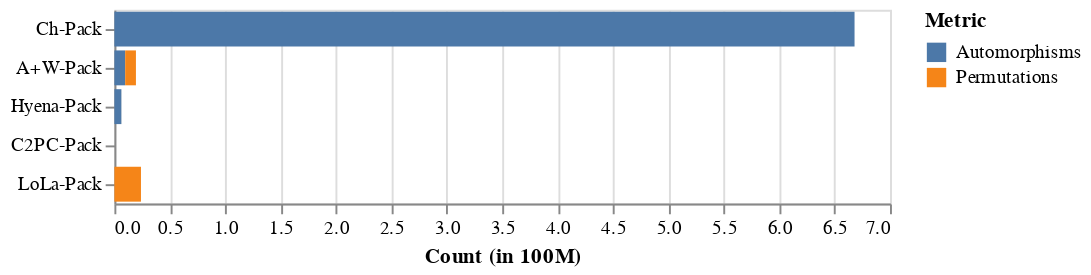

The code cell stored with this chart in its notebook:
### Markdown cell above
# Other Metrics (continued)

### Code cell
SCALE = 100000000
temp_dd = []

# for data in [data_gnmt, data_resnet, data_mobile]:
for data in [data_resnet]:
    # Calls
    structs = ['Stats']
    keys = ['Automorphisms','Permutations']
    # structs = ['KSH', 'MUL', 'NTT']

    for model in data:
        layer_list = list(data[model].keys())[:-1]
        if 'ngraph' in model[0]:
            continue
        if 'f1' not in model[2]:
            continue
        if 'plus' in model[0]:
            continue
        if 'gala' in model[0]:
            continue
        for layer in layer_list:
#             if 'Residual' not in layer:
#                 continue
            for s in structs:
                for metric,vals in data[model][layer][s].items():
                    if metric in keys:
                        temp_dd.append([replace_strings_pseudo["_".join(model)], data[model][layer]['Layer'], metric, vals/SCALE])

    df_dd = pd.DataFrame(temp_dd, columns=['Model', 'Layer', 'Metric', "Count"])
    # df_l = df_temp[df_temp['Layer'] == 'CONV 2 1 2']
    # df_l = df_temp[df_temp['Layer'] == 'CONV 2 1 Residual']
    dd = df_dd.groupby(['Model','Metric']).sum().reset_index()


    at1 = alt.Chart(dd).mark_bar().encode(
        y=alt.Y('Model', axis=alt.Axis(title=None), sort=['Ch-Pack','GA-Pack','A-Pack','A+W-Pack','Hyena-Pack']),
        x=alt.X('Count', title='Count (in 100M)'),
        color='Metric'
    )

    print(dd)

    at1.display()

### Figure 1 — Vega-Lite specification as saved in the notebook (floating-point values rounded to 4 significant figures)
{"config": {"view": {"continuousWidth": 400, "continuousHeight": 300}}, "data": {"name": "data-9cd077b56f77c084b45752ca6ba12479"}, "mark": "bar", "encoding": {"color": {"field": "Metric", "type": "nominal"}, "x": {"field": "Count", "title": "Count (in 100M)", "type": "quantitative"}, "y": {"axis": {"title": null}, "field": "Model", "sort": ["Ch-Pack", "GA-Pack", "A-Pack", "A+W-Pack", "Hyena-Pack"], "type": "nominal"}}, "$schema": "https://vega.github.io/schema/vega-lite/v4.17.0.json", "datasets": {"data-9cd077b56f77c084b45752ca6ba12479": [{"Model": "A+W-Pack", "Metric": "Automorphisms", "Count": 0.09716}, {"Model": "A+W-Pack", "Metric": "Permutations", "Count": 0.09716}, {"Model": "C2PC-Pack", "Metric": "Automorphisms", "Count": 0.0}, {"Model": "C2PC-Pack", "Metric": "Permutations", "Count": 0.0}, {"Model": "Ch-Pack", "Metric": "Automorphisms", "Count": 6.68}, {"Model": "Ch-Pack", "Metric": "Permutations", "Count": 0.0}, {"Model": "Hyena-Pack", "Metric": "Automorphisms", "Count": 0.06308}, {"Model": "Hyena-Pack", "Metric": "Permutations", "Count": 0.0002377}, {"Model": "LoLa-Pack", "Metric": "Automorphisms", "Count": 0.0}, {"Model": "LoLa-Pack", "Metric": "Permutations", "Count": 0.2398}]}}
